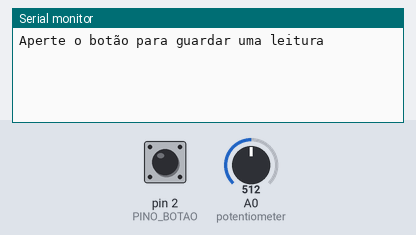
Bench run of a sketch on a simulated Arduino Uno, built with avr-gcc and run on an emulated ATmega328P. Shown: the last lines printed to the serial monitor. The test bench sets the inputs (shaded band); at power-on: pin 2 (PINO_BOTAO) HIGH, A0 (potentiometer) = 512.

Above: at 1.2 s.
1.3 s: pin 2 (PINO_BOTAO) pulled LOW for 0.15 s
At 2.5 s:
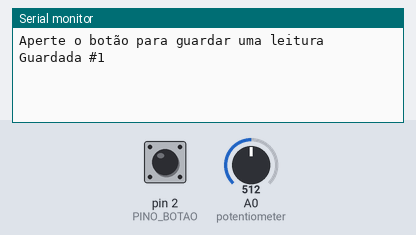
2.9 s: pin 2 (PINO_BOTAO) pulled LOW for 3.2 s
At 7.4 s:
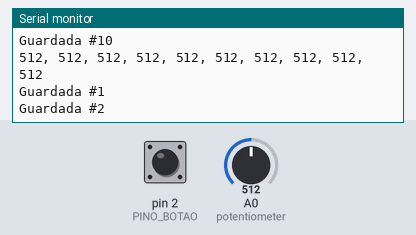
Timing chart, 0 to 8.9 s (numbered marks = the images above; inputs shaded):
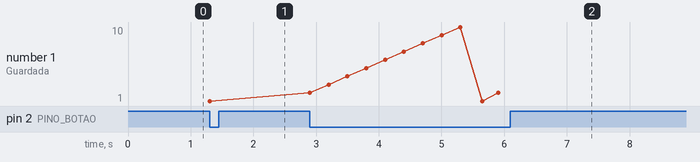

The sketch:

aula25_nivel3.ino
```cpp
// Aula 25 – Nível 3: Guardar 10 leituras
// Cada toque guarda uma leitura; com 10 guardadas, mostra todas
#include <Arduino.h>                            // funções do Arduino (pinMode, digitalWrite, delay...)
#define PINO_BOTAO 2                            // botão no pino 2
int leituras[10];                               // declara leituras[10] (int)
int quantidade = 0;                             // leituras guardadas até agora

void setup() {                                  // roda uma vez, quando a placa liga
  pinMode(PINO_BOTAO, INPUT_PULLUP);            // PINO_BOTAO como entrada com pull-up interno
  Serial.begin(9600);                           // abre o Monitor Serial a 9600 baud
  Serial.println("Aperte o botão para guardar uma leitura");   // envia o texto ao Monitor Serial e quebra a linha
}

void loop() {                                   // repete para sempre
  if (digitalRead(PINO_BOTAO) == LOW) {         // botão apertado?
    leituras[quantidade] = analogRead(A0);      // guarda na próxima posição livre
    Serial.print("Guardada #");                 // envia o texto ao Monitor Serial
    Serial.println(quantidade + 1);             // envia quantidade + 1 ao Monitor Serial e quebra a linha
    quantidade++;                               // uma a mais
    delay(300);                                 // um toque, uma leitura
    if (quantidade == 10) {                     // vetor cheio
      for (int i = 0; i < 10; i++) {            // 10 voltas
        Serial.print(leituras[i]);              // envia leituras[i] ao Monitor Serial
        Serial.print(i < 9 ? ", " : "\n");      // envia i < 9 ? " ao Monitor Serial
      }
      quantidade = 0;                           // recomeça
    }
  }
}
```

Measured:
- after the input at 1.3 s, the serial monitor: prints a new line at once (image 1)
- after the input at 2.9 s, the serial monitor: prints a new line at once (image 2)
- plotted number 1: 1 → 2 after the input at 2.9 s
